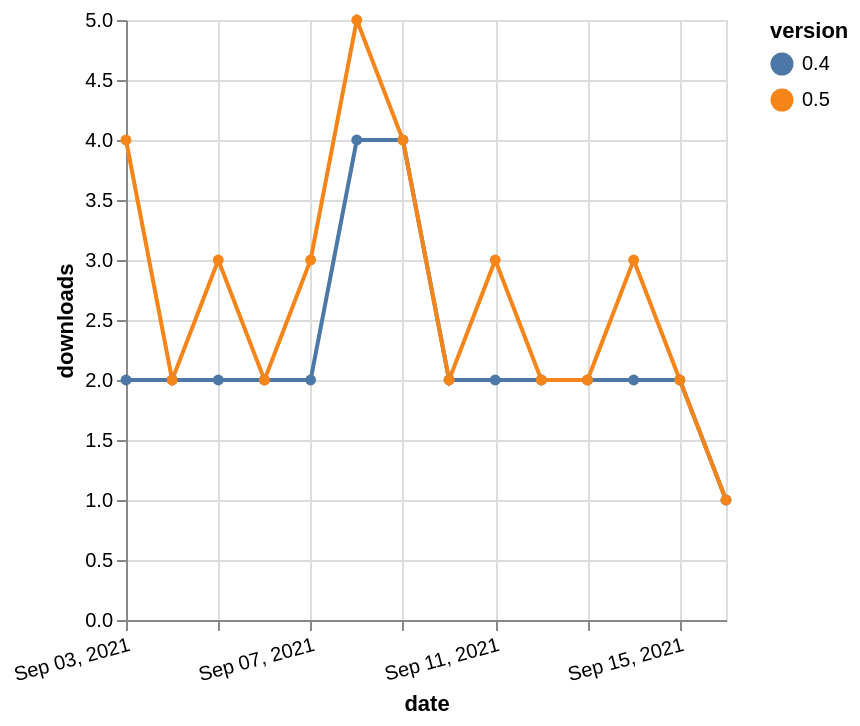

Write a Vega-Lite specification for this figure.
### Vega-Lite specification from a JSON file in a GitHub repository (floating-point values rounded to 4 significant figures)
{"$schema": "https://vega.github.io/schema/vega-lite/v5.json", "description": "A simple bar chart with embedded data.", "data": {"values": [{"date": "2021-09-03", "total": 461, "delta": 2, "version": "0.4"}, {"date": "2021-09-04", "total": 463, "delta": 2, "version": "0.4"}, {"date": "2021-09-05", "total": 465, "delta": 2, "version": "0.4"}, {"date": "2021-09-06", "total": 467, "delta": 2, "version": "0.4"}, {"date": "2021-09-07", "total": 469, "delta": 2, "version": "0.4"}, {"date": "2021-09-08", "total": 473, "delta": 4, "version": "0.4"}, {"date": "2021-09-09", "total": 477, "delta": 4, "version": "0.4"}, {"date": "2021-09-10", "total": 479, "delta": 2, "version": "0.4"}, {"date": "2021-09-11", "total": 481, "delta": 2, "version": "0.4"}, {"date": "2021-09-12", "total": 483, "delta": 2, "version": "0.4"}, {"date": "2021-09-13", "total": 485, "delta": 2, "version": "0.4"}, {"date": "2021-09-14", "total": 487, "delta": 2, "version": "0.4"}, {"date": "2021-09-15", "total": 489, "delta": 2, "version": "0.4"}, {"date": "2021-09-16", "total": 490, "delta": 1, "version": "0.4"}, {"date": "2021-09-03", "total": 444, "delta": 4, "version": "0.5"}, {"date": "2021-09-04", "total": 446, "delta": 2, "version": "0.5"}, {"date": "2021-09-05", "total": 449, "delta": 3, "version": "0.5"}, {"date": "2021-09-06", "total": 451, "delta": 2, "version": "0.5"}, {"date": "2021-09-07", "total": 454, "delta": 3, "version": "0.5"}, {"date": "2021-09-08", "total": 459, "delta": 5, "version": "0.5"}, {"date": "2021-09-09", "total": 463, "delta": 4, "version": "0.5"}, {"date": "2021-09-10", "total": 465, "delta": 2, "version": "0.5"}, {"date": "2021-09-11", "total": 468, "delta": 3, "version": "0.5"}, {"date": "2021-09-12", "total": 470, "delta": 2, "version": "0.5"}, {"date": "2021-09-13", "total": 472, "delta": 2, "version": "0.5"}, {"date": "2021-09-14", "total": 475, "delta": 3, "version": "0.5"}, {"date": "2021-09-15", "total": 477, "delta": 2, "version": "0.5"}, {"date": "2021-09-16", "total": 478, "delta": 1, "version": "0.5"}]}, "width": "container", "mark": {"type": "line", "point": {"filled": true}}, "encoding": {"x": {"field": "date", "type": "temporal", "timeUnit": "yearmonthdate", "title": "date", "axis": {"labelAngle": -15}}, "y": {"field": "delta", "type": "quantitative", "title": "downloads"}, "color": {"field": "version", "type": "nominal"}, "tooltip": {"field": "delta"}}}
